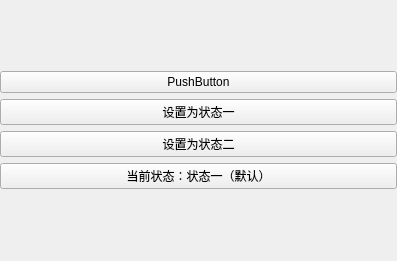
<?xml version="1.0" encoding="UTF-8"?>
<ui version="4.0">
 <class>ChildWidget</class>
 <widget class="QWidget" name="ChildWidget">
  <property name="geometry">
   <rect>
    <x>0</x>
    <y>0</y>
    <width>397</width>
    <height>261</height>
   </rect>
  </property>
  <property name="windowTitle">
   <string>ChildWidget</string>
  </property>
  <layout class="QVBoxLayout" name="verticalLayout_2">
   <property name="spacing">
    <number>0</number>
   </property>
   <property name="leftMargin">
    <number>0</number>
   </property>
   <property name="topMargin">
    <number>0</number>
   </property>
   <property name="rightMargin">
    <number>0</number>
   </property>
   <property name="bottomMargin">
    <number>0</number>
   </property>
   <item>
    <layout class="QVBoxLayout" name="verticalLayout">
     <item>
      <widget class="QPushButton" name="pushButton_3">
       <property name="text">
        <string>PushButton</string>
       </property>
      </widget>
     </item>
     <item>
      <widget class="QPushButton" name="pushButton">
       <property name="text">
        <string>设置为状态一</string>
       </property>
      </widget>
     </item>
     <item>
      <widget class="QPushButton" name="pushButton_2">
       <property name="text">
        <string>设置为状态二</string>
       </property>
      </widget>
     </item>
     <item>
      <widget class="QPushButton" name="pushButton_4">
       <property name="text">
        <string>当前状态：状态一（默认）</string>
       </property>
      </widget>
     </item>
    </layout>
   </item>
  </layout>
 </widget>
 <layoutdefault spacing="6" margin="11"/>
 <resources/>
 <connections/>
</ui>
